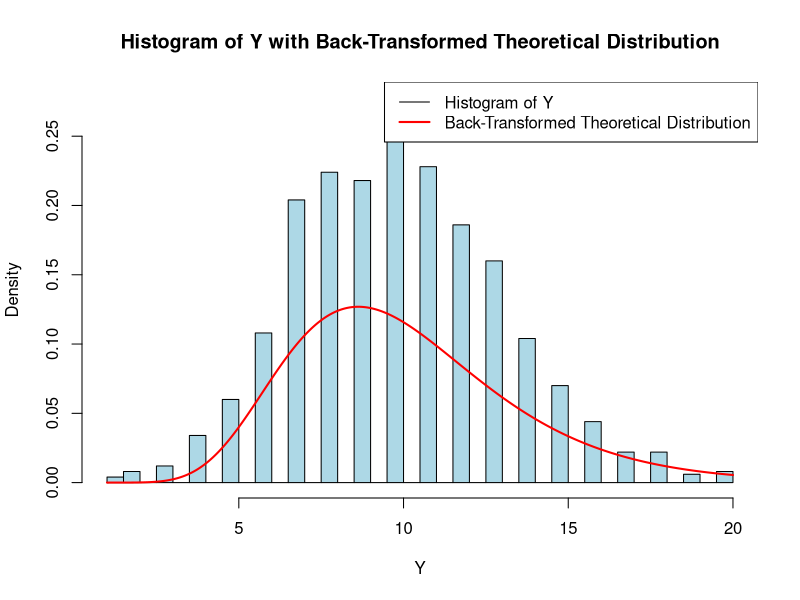
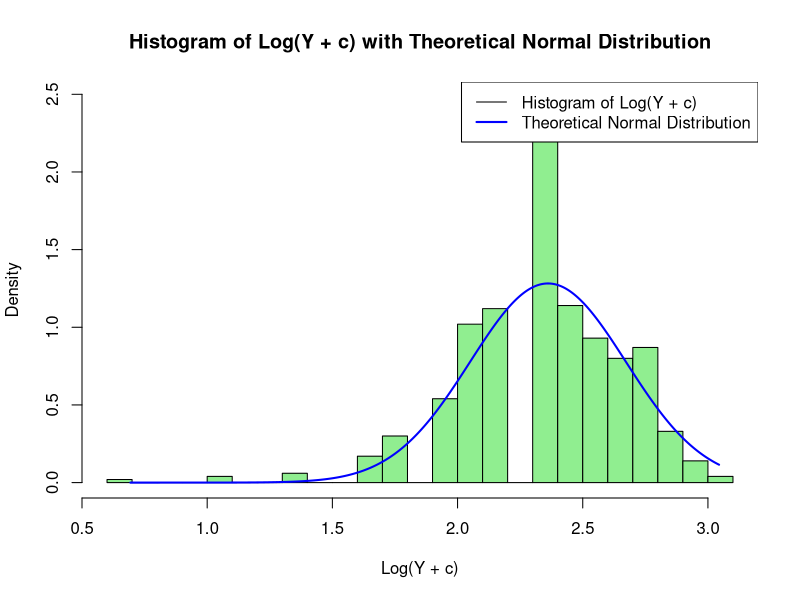
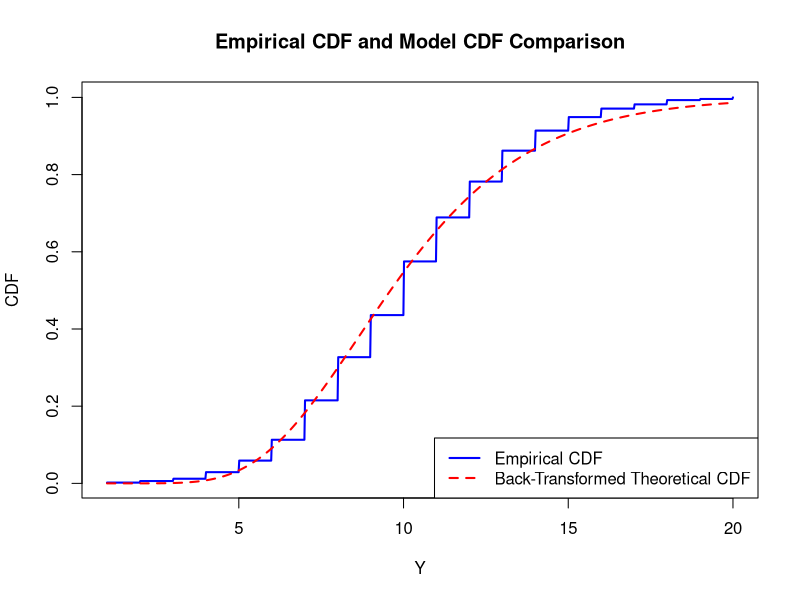

Recreate these plots in R, in order.
# Set up parameters
c <- 1
Y <- rpois(1000, 10)

# Log-transform the values
Y_log <- log(Y + c)

# Fit the linear model
lm_fit <- lm(Y_log ~ 1)

# Extract mean (mu) and standard deviation (sigma) from the model
mu <- summary(lm_fit)$coefficients[1]
sigma <- summary(lm_fit)$sigma

# Generate a sequence of log-transformed values
x_log <- seq(min(Y_log), max(Y_log), length.out = 1000)

# Generate the theoretical normal distribution on the log scale
theoretical_log_dist <- dnorm(x_log, mean = mu, sd = sigma)

# Back-transform the x values to the original scale
x_back <- exp(x_log) - c

# Back-transform the theoretical distribution
theoretical_back_dist <- theoretical_log_dist / (x_back + c)  # Adjust for the change in variable

# Plot the histogram of the original data
hist(Y, breaks = 30, probability = TRUE, main = "Histogram of Y with Back-Transformed Theoretical Distribution",
     xlab = "Y", col = "lightblue", border = "black")

# Add the back-transformed theoretical distribution to the plot
lines(x_back, theoretical_back_dist, col = "red", lwd = 2)

# Add a legend
legend("topright", legend = c("Histogram of Y", "Back-Transformed Theoretical Distribution"),
       col = c("black", "red"), lty = c(1, 1), lwd = c(1, 2))

# Plot the histogram of the log-transformed values
hist(Y_log, breaks = 30, probability = TRUE, main = "Histogram of Log(Y + c) with Theoretical Normal Distribution",
     xlab = "Log(Y + c)", col = "lightgreen", border = "black")

# Add the theoretical normal distribution on the log scale to the plot
lines(x_log, theoretical_log_dist, col = "blue", lwd = 2)

# Add a legend
legend("topright", legend = c("Histogram of Log(Y + c)", "Theoretical Normal Distribution"),
       col = c("black", "blue"), lty = c(1, 1), lwd = c(1, 2))


### CDF

# Generate the theoretical normal CDF on the log scale
theoretical_log_cdf <- pnorm(x_log, mean = mu, sd = sigma)

# Back-transform the x values to the original scale
x_back <- exp(x_log) - c

# Empirical CDF of the original data
ecdf_func <- ecdf(Y)

# Generate a sequence of values for the empirical CDF
x_empirical <- seq(min(Y), max(Y), length.out = 1000)
empirical_cdf <- ecdf_func(x_empirical)

# Plot the empirical CDF
plot(x_empirical, empirical_cdf, type = "l", col = "blue", lwd = 2,
     main = "Empirical CDF and Model CDF Comparison", xlab = "Y", ylab = "CDF")

# Add the back-transformed theoretical CDF to the plot
lines(x_back, theoretical_log_cdf, col = "red", lwd = 2, lty = 2)

# Add a legend
legend("bottomright", legend = c("Empirical CDF", "Back-Transformed Theoretical CDF"),
       col = c("blue", "red"), lty = c(1, 2), lwd = 2)